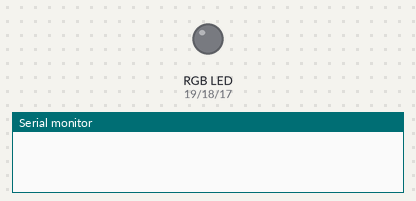
The sketch below on a simulated ESP32. Shown: an RGB LED mixed from three pins (HIGH = lit), the last lines printed to the serial monitor. WiFi joins after 1.5 s; servers stay silent unless stated.

Above: at 0.0 s.
At 1.1 s:
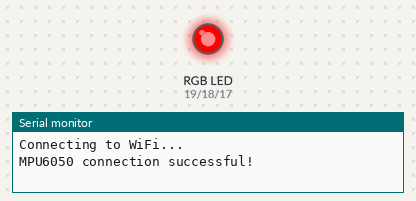
At 3.1 s:
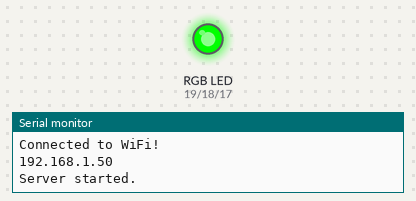
Timing chart, 0 to 4.6 s (numbered marks = the images above):
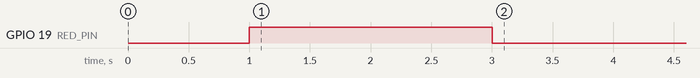

The sketch:

serverbegin.ino
```cpp
#include <Wire.h>
#include <WiFi.h>
#include <MPU6050.h>
#include <WebServer.h> // Updated for ESP32-WROOM-DA compatibility

// Define RGB LED pins
#define RED_PIN 19
#define GREEN_PIN 18
#define BLUE_PIN 17

// Create an MPU6050 object
MPU6050 mpu;

// Wi-Fi credentials
const char* ssid = "IAAC-WIFI";
const char* password = "password";

// Server for handling HTTP requests
WebServer server(80);  // Use WebSderver class for ESP32

void setup() {
  // Initialize Serial Monitor
  Serial.begin(115200);
  delay(1000);

  // Initialize LED pins as output
  pinMode(RED_PIN, OUTPUT);
  pinMode(GREEN_PIN, OUTPUT);
  pinMode(BLUE_PIN, OUTPUT);

  // Turn on red LED to indicate setup
  digitalWrite(RED_PIN, HIGH);

  // Connect to Wi-Fi
  Serial.println("Connecting to WiFi...");
  WiFi.begin(ssid, password);

  // Initialize MPU6050
  Wire.begin();
  mpu.initialize();

  // Check for MPU6050 sensor connection
  if (mpu.testConnection()) {
    Serial.println("MPU6050 connection successful!");
  } else {
    Serial.println("MPU6050 connection failed. Red LED ON.");
    // Turn on Red LED to indicate sensor connection error
    digitalWrite(RED_PIN, HIGH);
    while (1); // Stop execution
  }

  // Wait for WiFi connection
  while (WiFi.status() != WL_CONNECTED) {
    delay(1000);
    Serial.print(".");
  }
  Serial.println("\nConnected to WiFi!");
  Serial.println(WiFi.localIP()); // Print the IP address

  // Indicate successful connection
  digitalWrite(RED_PIN, LOW);
  digitalWrite(GREEN_PIN, HIGH);

  // Initialize Web Server Routes
  server.on("/", HTTP_GET, handleSensorData);

  // Start the server
  server.begin();
  Serial.println("Server started.");
}

void loop() {
  // Handle incoming HTTP requests
  server.handleClient();
}

void handleSensorData() {
  // Read data from the MPU6050 sensor
  int16_t ax, ay, az, gx, gy, gz;
  mpu.getAcceleration(&ax, &ay, &az);
  mpu.getRotation(&gx, &gy, &gz);

  // Prepare CSV-style response
  String data = String(ax) + "," + String(ay) + "," + String(az) + "," +
                String(gx) + "," + String(gy) + "," + String(gz) + "\n";

  // Turn on blue LED to indicate data transmission
  digitalWrite(BLUE_PIN, HIGH);

  // Send the data to the client
  server.send(200, "text/plain", data);

  // Turn off blue LED after sending
  digitalWrite(BLUE_PIN, LOW);
}
```
